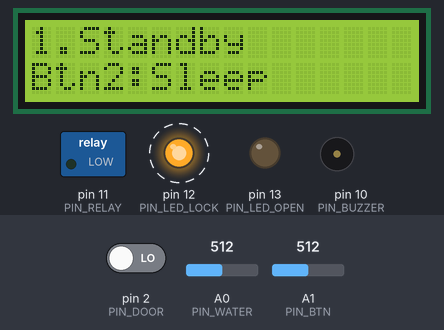
The sketch below on a simulated Arduino Uno, built with avr-gcc and run on an emulated ATmega328P. Parts: 16×2 character LCD, switched loads named in the sketch (green lamp = pin HIGH), output pins drawn as LEDs (lit = HIGH), buzzer (waves = sounding). Dashed ring = blinking. The inputs (shaded band) are chosen by the test bench; at power-on: pin 2 (PIN_DOOR) LOW, A1 (PIN_BTN) = 512, A0 (PIN_WATER) = 512. EEPROM starts erased; what the sketch prints to the serial monitor is not drawn.

Above: at 1.2 s.
1.3 s: pin 2 (PIN_DOOR) driven HIGH
At 1.62 s:
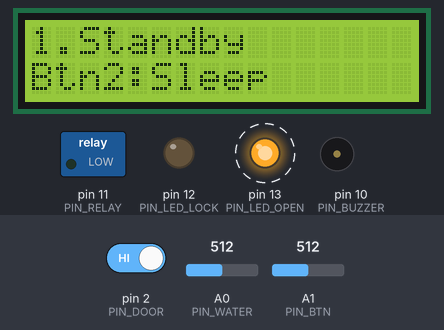
4.3 s: A1 (PIN_BTN) set to 535
5.8 s: A1 (PIN_BTN) set to 564
At 5.8 s:
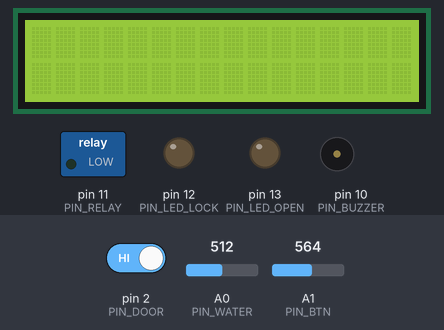
7.3 s: A1 (PIN_BTN) set to 511
At 7.42 s:
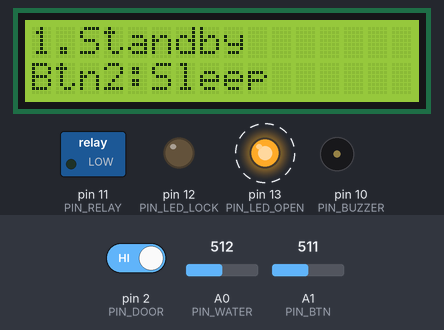
10.3 s: A1 (PIN_BTN) set to 1023
At 11.5 s:
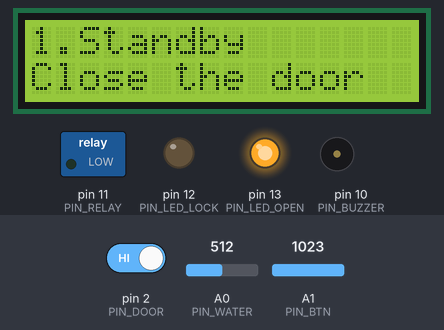
12.1 s: pin 2 (PIN_DOOR) driven LOW
At 13.3 s:
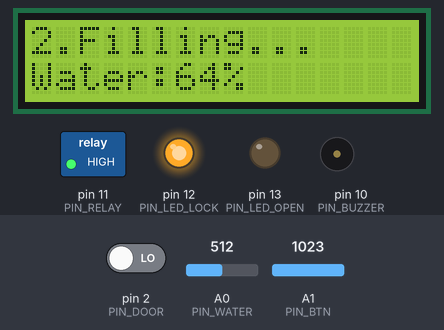
Timing chart, 0 to 54.0 s (numbered marks = the images above; inputs shaded):
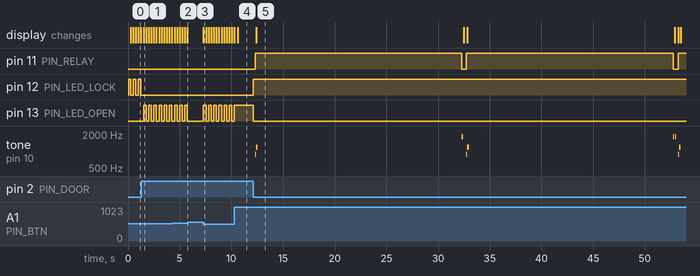

The sketch:

arduino_washer_safety_system.ino
```cpp
/*
 * 세탁기 안전 제어 시스템 (Arduino Uno)
 *
 * 실제 세탁기의 안전 로직을 아두이노로 재현한 프로젝트.
 * 대기 -> 급수 -> 세탁 -> 탈수 -> 완료 순서로 진행되며,
 * 동작 중 문 열림이나 탈수 중 진동을 감지하면 자동으로 정지한다.
 *
 * 주요 동작
 *  - 문이 열려 있으면 시작 자체가 안 됨 (도어 인터록)
 *  - 동작 중 문이 2초 이상 열리면 일시정지 + 경보
 *  - 탈수 중 진동 감지 시 일시정지, 재개하면 탈수를 처음부터 다시
 *  - 급수가 제한시간 안에 안 끝나면 알람 (밸브/센서 이상 가정)
 *  - 대기 상태에서 버튼2로 절전 진입/해제 (토글)
 *
 * 절전모드 관련 참고
 *  처음엔 AVR Power-down(sleep_mode)으로 구현했는데, 그 방식은
 *  외부 인터럽트가 있는 핀(D2, D3)으로만 깨울 수 있어서
 *  버튼(A1, 아날로그 핀)으로는 깨울 수가 없었다. 그래서
 *  완전한 MCU 절전 대신, 릴레이/LED를 끄고 LCD 표시를 꺼둔 채
 *  버튼 폴링만 유지하는 소프트웨어 방식으로 바꿨다.
 *  MCU 자체 소비전력은 그대로지만 주변 부품 전력은 줄어든다.
 *  (LCD 백라이트는 결선상 상시 전원이라 소프트웨어로는 못 끈다)
 *
 * 핀맵
 *  D2      리드스위치 DO (도어 열림/닫힘 감지)
 *  D3      기울기센서 (INPUT_PULLUP, 반대쪽 핀은 GND)
 *  D4~D9   1602 LCD (RS, E, D4~D7)
 *  D10     수동부저
 *  D11     릴레이 (급수밸브 역할)
 *  D12     빨강 LED (문 닫힘 표시)
 *  D13     초록 LED (문 열림 표시)
 *  A0      물높이센서
 *  A1      버튼 3개 (저항 래더로 1핀에 통합)
 *  A2~A5   ULN2003 IN1~IN4 (28BYJ-48 스텝모터)
 */
#include <LiquidCrystal.h>
#include <Stepper.h>
#include <EEPROM.h>
//---------------- 핀 ----------------
#define PIN_DOOR      2
#define PIN_TILT      3
#define PIN_BUZZER    10
#define PIN_RELAY     11
#define PIN_LED_LOCK  12
#define PIN_LED_OPEN  13
#define PIN_WATER     A0
#define PIN_BTN       A1
LiquidCrystal lcd(4, 5, 6, 7, 8, 9);
//Stepper 라이브러리는 (IN1, IN3, IN2, IN4) 순서로 넣어야 정방향 회전한다
//실제 배선: A2=IN1, A3=IN2, A4=IN3, A5=IN4
Stepper stepper(2048, A2, A4, A3, A5);
//---------------- 상태 머신 ----------------
enum State {
  IDLE, FILLING, WASHING, SPINNING, DONE, ALARM, PAUSED, SLEEPING
};
State currentState = IDLE;
//---------------- 시간 설정 ----------------
const unsigned long LCD_INTERVAL  = 300;
const unsigned long FILL_DURATION = 20000; //손으로 물 붓는 걸 감안해 넉넉히
const unsigned long WASH_DURATION = 10000;
const unsigned long SPIN_DURATION = 8000;
//---------------- 물높이 (실측 기반) ----------------
//전도성 접점식이라 물이 조금만 닿아도 값이 400대로 튀는 비선형 특성이 있어서
//단순 비례식 대신 실측 지점을 구간별 직선 보간해서 %를 계산한다.
//실측값: 건조 0 / 소량 410 / 중간 520 / 목표 수위(종이컵 절반) 660
const int waterAdcPoints[]     = {0, 410, 520, 660};
const int waterPercentPoints[] = {0, 33, 67, 100};
const int WATER_POINTS_COUNT   = 4;
const int WATER_FULL_THRESHOLD = 660;
//---------------- 버튼 (아날로그 래더, 실측 기반) ----------------
//버튼 3개를 저항 분압으로 A1 한 핀에서 읽는다.
//실측 ADC: 버튼1(시작)=1019, 버튼2(절전)=509, 버튼3(일시정지/재개)=338
//풀다운 10k를 빼먹었을 때는 핀이 떠서 아무것도 안 눌러도
//200~300대 잡음이 계속 찍혔다. 풀다운 필수.
const int BTN1_ADC = 1019;
const int BTN2_ADC = 509;
const int BTN3_ADC = 338;
const int BTN_TOLERANCE = 40;
unsigned long lastBtnTime = 0;
const unsigned long BTN_DEBOUNCE = 250;
//리드스위치: 자석 붙음(문 닫힘) = LOW (실측 확인)
#define DOOR_CLOSED_LEVEL LOW
//문 열림 판정 디바운스.
//리드스위치가 예민해서 자석이 살짝만 흔들려도 순간적으로 열림이 잡히길래,
//2초 이상 계속 열려 있어야 진짜 열림으로 인정하도록 했다.
unsigned long doorOpenSince = 0;
bool doorWasClosed = true;
const unsigned long DOOR_OPEN_CONFIRM_TIME = 2000;
//일시정지 관련. 어느 상태에서 얼마나 진행하다 멈췄는지 기억해뒀다가 이어서 재개
State pausedFromState;
unsigned long pausedElapsed = 0;
bool pausedByDoor = false;
bool pausedByImbalance = false;
//급수 100% 도달 후 화면을 잠깐 유지했다가 다음 단계로 넘어가기 위한 플래그
//(바로 넘기면 100% 표시가 보일 틈이 없다)
bool fillCompleteShown = false;
unsigned long fillCompleteTime = 0;
const unsigned long FILL_COMPLETE_HOLD = 2000;
//문 열린 채로 시작 버튼을 눌렀을 때 안내 문구 표시용
bool showCloseDoorMsg = false;
unsigned long closeDoorMsgTime = 0;
const unsigned long CLOSE_DOOR_MSG_DURATION = 2000;
unsigned long lastLcdUpdate = 0;
unsigned long stateTimer = 0;
#define EEPROM_ADDR_STATE 0
//---------------- 부저 멜로디 (수동부저, tone 사용) ----------------
//멜로디 데이터를 구조체로 묶어 함수 인자로 넘기는 방식을 먼저 시도했는데,
// 아두이노 IDE가 함수 프로토타입을 구조체 정의보다 앞에 자동 생성하는 바람에
//컴파일이 깨졌다. 그래서 배열 + 번호(0=시작, 1=경보, 2=완료)로 우회했다.
const int startNotes[] = {880, 1175}; //시작음: 짧게 상승
const unsigned int startDur[] = {100, 150};
const int startLen = 2;
const int alarmNotes[] = {1800, 0, 1800, 0}; //경보음: 높은음 반복 (0은 무음 구간)
const unsigned int alarmDur[] = {120, 80, 120, 400};
const int alarmLen = 4;
const int completeNotes[] = {523, 659, 784, 1047}; //완료음: 도-미-솔-도
const unsigned int completeDur[] = {150, 150, 150, 300};
const int completeLen = 4;
int activeMelody = -1; //-1=없음, 0=시작, 1=경보, 2=완료
int melodyIndex = 0;
unsigned long melodyNoteStart = 0;
bool melodyPlaying = false;
void playNoteAt(int melodyType, int idx) {
  int freq = 0;
  if (melodyType == 0) freq = startNotes[idx];
  else if (melodyType == 1) freq = alarmNotes[idx];
  else if (melodyType == 2) freq = completeNotes[idx];
  if (freq > 0) tone(PIN_BUZZER, freq);
  else noTone(PIN_BUZZER);
}
unsigned int getDurationAt(int melodyType, int idx) {
  if (melodyType == 0) return startDur[idx];
  if (melodyType == 1) return alarmDur[idx];
  if (melodyType == 2) return completeDur[idx];
  return 100;
}
int getMelodyLen(int melodyType) {
  if (melodyType == 0) return startLen;
  if (melodyType == 1) return alarmLen;
  if (melodyType == 2) return completeLen;
  return 0;
}
void startMelodyPlay(int melodyType) {
  activeMelody = melodyType;
  melodyIndex = 0;
  melodyPlaying = true;
  melodyNoteStart = millis();
  playNoteAt(activeMelody, 0);
}
void stopMelodyPlay() {
  melodyPlaying = false;
  activeMelody = -1;
  noTone(PIN_BUZZER);
}
//매 루프 호출. tone()은 백그라운드로 소리를 내므로
//음 전환 타이밍만 millis로 관리하면 루프를 막지 않는다
void updateMelody() {
  if (!melodyPlaying || activeMelody == -1) return;
  unsigned int dur = getDurationAt(activeMelody, melodyIndex);
  if (millis() - melodyNoteStart >= dur) {
    melodyIndex++;
    int len = getMelodyLen(activeMelody);
    if (melodyIndex >= len) {
      if (activeMelody == 1) {
        melodyIndex = 0; //경보음만 무한 반복
      } else {
        noTone(PIN_BUZZER);
        melodyPlaying = false;
        return;
      }
    }
    melodyNoteStart = millis();
    playNoteAt(activeMelody, melodyIndex);
  }
}
//---------------- 도어 / LED ----------------
bool isDoorClosed() {
  return (digitalRead(PIN_DOOR) == DOOR_CLOSED_LEVEL);
}
void setDoorLED(bool locked) {
  digitalWrite(PIN_LED_LOCK, locked ? HIGH : LOW);
  digitalWrite(PIN_LED_OPEN, locked ? LOW : HIGH);
}
//---------------- 상태 관리 ----------------
bool isRunningState(State s) {
  return (s == FILLING || s == WASHING || s == SPINNING);
}
void saveState(State s) { EEPROM.update(EEPROM_ADDR_STATE, (byte)s); }
void changeState(State s) {
  currentState = s;
  stateTimer = millis();
  saveState(s);
  Serial.print("State -> ");
  Serial.println(s);
}
//일시정지 진입. 원인 구분:
//0 = 사용자가 버튼으로 멈춤 (경보 없음)
//1 = 동작 중 문 열림 (경보)
//2 = 탈수 중 진동 감지 (경보)
void enterPaused(int reason) {
  pausedFromState = currentState;
  pausedElapsed = millis() - stateTimer;
  pausedByDoor = (reason == 1);
  pausedByImbalance = (reason == 2);
  digitalWrite(PIN_RELAY, LOW);
  currentState = PAUSED;
  saveState(PAUSED);
  Serial.println(reason == 1 ? "PAUSED (door opened)" : reason == 2 ? "PAUSED (imbalance)" : "PAUSED (button)");
  if (reason == 1 || reason == 2) startMelodyPlay(1);
}
//절전 진입: 대기 상태에서만 가능. 릴레이/LED를 끄고 LCD 표시를 끈다.
//버튼은 계속 폴링하니 하드웨어 인터럽트 없이도 즉시 복귀 가능
void enterSleepMode() {
  stopMelodyPlay();
  digitalWrite(PIN_RELAY, LOW);
  digitalWrite(PIN_LED_LOCK, LOW);
  digitalWrite(PIN_LED_OPEN, LOW);
  lcd.noDisplay(); //백라이트는 결선상 못 끄고, 화면 표시만 끈다
  currentState = SLEEPING;
  Serial.println("Entering sleep mode");
}
//절전 해제: 버튼2를 다시 누르면 대기 상태로 복귀
void exitSleepMode() {
  lcd.display();
  currentState = IDLE;
  setDoorLED(isDoorClosed());
  Serial.println("Exiting sleep mode");
}
void setup() {
  Serial.begin(9600);
  pinMode(PIN_DOOR, INPUT); //3핀 모듈이라 자체 풀업 있음
  pinMode(PIN_TILT, INPUT_PULLUP); //2핀 단품이라 내부 풀업 사용
  pinMode(PIN_RELAY, OUTPUT);
  pinMode(PIN_LED_LOCK, OUTPUT);
  pinMode(PIN_LED_OPEN, OUTPUT);
  digitalWrite(PIN_RELAY, LOW);
  lcd.begin(16, 2);
  stepper.setSpeed(10);
  //마지막 상태를 EEPROM에서 복원한다.
  //단, 동작 중(급수/세탁/탈수)이거나 완료/알람/일시정지/절전으로
  //저장돼 있었다면 전부 대기로 되돌린다. 정전 후 아무도 없는 상태에서
  //밸브나 모터가 멋대로 재가동되는 걸 막기 위한 처리다.
  //(처음엔 저장된 상태를 그대로 복원했다가, DONE으로 저장된 채 껐다 켜니
  //계속 완료 화면에 갇히는 문제를 겪고 이렇게 바꿨다)
byte saved = EEPROM.read(EEPROM_ADDR_STATE);
if (saved <= SLEEPING && (isRunningState((State)saved) || saved == DONE || saved == ALARM || saved == PAUSED || saved == SLEEPING)) {
  currentState = IDLE;
} else if (saved <= SLEEPING) {
  currentState = (State)saved;
} else {
  currentState = IDLE; //에러 방지 (EEPROM 초기값 255 등)
}
  setDoorLED(isDoorClosed());
  lcd.clear();
  lcd.print("Washer Ready");
  Serial.println("=== System Boot ===");
}
//버튼 읽기. 실측 ADC값과 비교해서 어느 버튼인지 판별
int readButton() {
  int adc = analogRead(PIN_BTN);
  if (millis() - lastBtnTime < BTN_DEBOUNCE) return 0;
  int btn = 0;
  if (abs(adc - BTN1_ADC) < BTN_TOLERANCE) btn = 1;
  else if (abs(adc - BTN2_ADC) < BTN_TOLERANCE) btn = 2;
  else if (abs(adc - BTN3_ADC) < BTN_TOLERANCE) btn = 3;
  if (btn != 0) lastBtnTime = millis();
  return btn;
}
//기울기센서: 평상시 LOW, 흔들리면 HIGH (실측 확인)
bool checkImbalance() {
  return (digitalRead(PIN_TILT) == HIGH);
}
//ADC -> % 변환. 실측 4점 사이를 구간별로 직선 보간
int waterAdcToPercent(int adc) {
  if (adc <= waterAdcPoints[0]) return waterPercentPoints[0];
  if (adc >= waterAdcPoints[WATER_POINTS_COUNT - 1]) return waterPercentPoints[WATER_POINTS_COUNT - 1];
  for (int i = 0; i < WATER_POINTS_COUNT - 1; i++) {
    if (adc >= waterAdcPoints[i] && adc <= waterAdcPoints[i + 1]) {
      long adcRange = waterAdcPoints[i + 1] - waterAdcPoints[i];
      long pctRange = waterPercentPoints[i + 1] - waterPercentPoints[i];
      long offset = adc - waterAdcPoints[i];
      return waterPercentPoints[i] + (offset * pctRange) / adcRange;
    }
  }
  return 0;
}
void updateLcd() {
  if (currentState == SLEEPING) return; // 절전 중엔 화면 자체를 안 씀
  if (millis() - lastLcdUpdate < LCD_INTERVAL) return;
  lastLcdUpdate = millis();
  lcd.clear();
  lcd.setCursor(0, 0);
  switch (currentState) {
    case IDLE: lcd.print("1.Standby"); break;
    case FILLING: lcd.print("2.Filling..."); break;
    case WASHING: lcd.print("3.Washing..."); break;
    case SPINNING: lcd.print("4.Spinning..."); break;
    case DONE: lcd.print("5.Complete!"); break;
    case ALARM: lcd.print("! ALARM !"); break;
    case PAUSED:
      if (pausedByDoor) lcd.print("!PAUSED(Door)!");
      else if (pausedByImbalance) lcd.print("!PAUSED(Shake)!");
      else lcd.print("-- PAUSED --");
      break;
    default: break;
  }
  lcd.setCursor(0, 1);
  if (currentState == IDLE) {
    if (showCloseDoorMsg && millis() - closeDoorMsgTime < CLOSE_DOOR_MSG_DURATION) {
      lcd.print("Close the door");
    } else {
      showCloseDoorMsg = false;
      lcd.print("Btn2:Sleep");
    }
  } else if (currentState == PAUSED) {
    //문이 열려 있으면 재개 불가 상태라는 걸 안내
    lcd.print(isDoorClosed() ? "Btn3:Resume" : "Close the door");
  } else if (currentState == FILLING) {
    //5회 평균으로 표시 잔떨림 완화
    int avgWater = 0;
    for (int i = 0; i < 5; i++) avgWater += analogRead(PIN_WATER);
    avgWater /= 5;
    lcd.print("Water:");
    lcd.print(waterAdcToPercent(avgWater));
    lcd.print("%");
  } else if (currentState == WASHING || currentState == SPINNING) {
    //남은 시간(초) 표시. 일시정지 후 재개해도 이어서 계산된다
    unsigned long duration = (currentState == WASHING) ? WASH_DURATION : SPIN_DURATION;
    unsigned long elapsed = millis() - stateTimer;
    long remaining = (long)(duration - elapsed) / 1000;
    if (remaining < 0) remaining = 0;
    lcd.print("Time left:");
    lcd.print(remaining);
    lcd.print("s");
  }
}
void loop() {
  bool doorClosedNow = isDoorClosed();
  //도어 감시는 동작 중(급수/세탁/탈수)에만 한다.
  //대기 상태에서 문을 여닫는 건 정상 사용이라 감시 대상이 아니다.
  if (isRunningState(currentState)) {
    if (!doorClosedNow) {
      if (doorWasClosed) {
        doorOpenSince = millis(); //열리기 시작한 시점 기록
        doorWasClosed = false;
      }
      //2초 이상 계속 열려 있어야 확정(짧은 접촉은 무시)
      if (millis() - doorOpenSince > DOOR_OPEN_CONFIRM_TIME) {
        Serial.println("!! DOOR OPENED (confirmed) - PAUSED !!");
        enterPaused(1);
      }
    } else {
      doorWasClosed = true; //중간에 닫히면 타이머 리셋
    }
  } else {
    doorWasClosed = true;
  }
  int btn = readButton();
  switch (currentState) {
    case IDLE:
      digitalWrite(PIN_RELAY, LOW);
      setDoorLED(doorClosedNow); //LED는 오직 실제 문 상태만 반영
      if (btn == 2) {
        enterSleepMode();
        break;
      }
      if (btn == 1) {
        if (doorClosedNow) {
          changeState(FILLING);
          startMelodyPlay(0);
        } else {
          //문 열린 채 시작 시도 -> 안내만 띄우고 대기 유지 (도어 인터록)
          showCloseDoorMsg = true;
          closeDoorMsgTime = millis();
          Serial.println("Cannot start: door open");
        }
      }
      break;
    //절전 상태: 버튼2를 다시 누르면 즉시 복귀. 그 외엔 아무것도 안 함
    case SLEEPING:
      if (btn == 2) {
        exitSleepMode();
      }
      break;
    case FILLING: {
      //급수 완료 전까지만 릴레이 ON 유지.
      //조건 없이 매 루프 HIGH를 쓰면 완료 판정에서 꺼도
      //다음 루프에서 다시 켜져 버려서 이렇게 처리했다.
      if (!fillCompleteShown) {
        digitalWrite(PIN_RELAY, HIGH);
      }
      int rawWater = analogRead(PIN_WATER);
      if (rawWater >= WATER_FULL_THRESHOLD) {
        if (!fillCompleteShown) {
          fillCompleteShown = true;
          fillCompleteTime = millis();
          digitalWrite(PIN_RELAY, LOW); //밸브는 즉시 잠금
        }
        //100% 화면을 잠깐 보여준 뒤 다음 단계로
        if (millis() - fillCompleteTime > FILL_COMPLETE_HOLD) {
          fillCompleteShown = false;
          changeState(WASHING);
        }
      } else if (millis() - stateTimer > FILL_DURATION) {
        //제한시간 내에 목표 수위 도달 실패 = 밸브/센서 이상으로 간주
        Serial.println("FAULT: Fill timeout");
        digitalWrite(PIN_RELAY, LOW);
        changeState(ALARM);
        startMelodyPlay(1);
      }
      if (btn == 3) enterPaused(0);
      break;
    }
    case WASHING:
      if (millis() - stateTimer > WASH_DURATION) {
        changeState(SPINNING);
      }
      if (btn == 3) enterPaused(0);
      break;
    case SPINNING:
      //step()이 실제로 도는 동안은 블로킹이라 엄밀히는 완전한 논블로킹이 아니다.
      //한 번에 50스텝씩만 돌려서 루프 지연을 체감 안 되는 수준으로 유지.
      stepper.step(50);
      if (checkImbalance()) {
        Serial.println("Imbalance detected -> PAUSED");
        enterPaused(2);
        break; //같은 루프에서 아래 완료 판정이 PAUSED를 덮어쓰지 않도록
      }
      if (millis() - stateTimer > SPIN_DURATION) {
        changeState(DONE);
        startMelodyPlay(2);
        break;
      }
      if (btn == 3) enterPaused(0);
      break;
    case PAUSED:
      digitalWrite(PIN_RELAY, LOW);
      setDoorLED(doorClosedNow);
      //재개 조건: 문이 닫힌 상태에서 버튼3.
      //진동으로 멈춘 경우엔 탈수를 처음부터 다시 돌린다
      //(실제 세탁기도 세탁물 재배치 후 탈수를 재시도하는 방식)
      if (btn == 3 && doorClosedNow) {
        stopMelodyPlay();
        currentState = pausedFromState;
        if (pausedByImbalance) {
          stateTimer = millis(); //탈수 처음부터
        } else {
          stateTimer = millis() - pausedElapsed; //멈춘 지점부터 이어서
        }
        saveState(currentState);
        Serial.print("Resumed -> ");
        Serial.println(currentState);
      }
      break;
    case DONE:
      setDoorLED(false); //완료 후 도어 잠금 해제 표시
      if (btn == 1 || btn == 3) {
        stopMelodyPlay();
        changeState(IDLE);
      }
      break;
    case ALARM:
      digitalWrite(PIN_RELAY, LOW);
      if (btn == 1 || btn == 3) {
        stopMelodyPlay();
        changeState(IDLE);
      }
      break;
  }
  updateMelody();
  updateLcd();
}
 
```

Measured:
- the behaviour switches between 548 and 549 on A1 (PIN_BTN) (found by bisection; images 1 and 2)
- after the input at 1.3 s, pin 12 (PIN_LED_LOCK): stops changing and stays LOW; pin 13 (PIN_LED_OPEN): alternates HIGH for 0.25 s and LOW for 0.25 s, starting after 0.20 s
- after the input at 5.8 s, pin 13 (PIN_LED_OPEN): stops changing and stays LOW
- after the input at 7.3 s, pin 13 (PIN_LED_OPEN): alternates HIGH for 0.25 s and LOW for 0.25 s, starting at once; the display: changes at once (image 3)
- after the input at 10.3 s, pin 13 (PIN_LED_OPEN): goes on until 10.3 s, then stays HIGH; the display: first differs from a run without the input after 0.31 s (image 4)
- after the input at 12.1 s, pin 11 (PIN_RELAY): alternates HIGH for 20.0 s and LOW for 0.46 s, starting after 0.20 s; pin 12 (PIN_LED_LOCK): LOW → HIGH at once
- by itself, pin 12 (PIN_LED_LOCK): alternates HIGH for 0.25 s and LOW for 0.25 s
